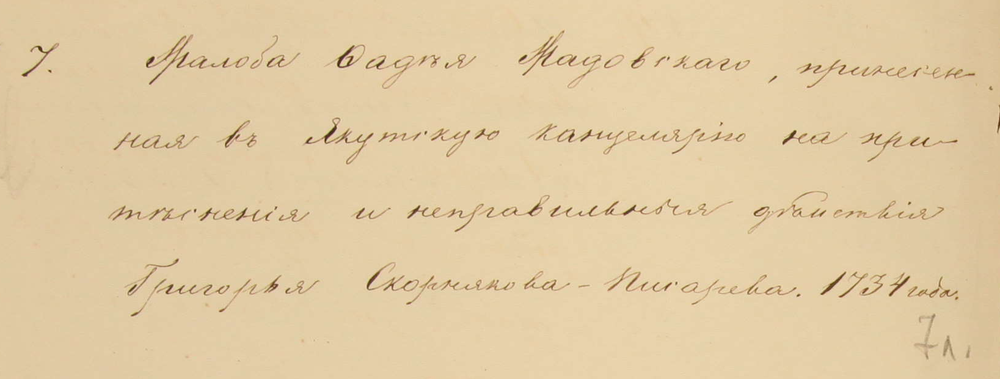
#> input picture raw_photos/image1.png, 1000 x 379 px, shrunk from 1637 x 620 before the run; its folder holds only this picture in this run
$ python image_preprocessor.py
#> lines starting #> are read from the running program, lines starting #| are printed output that depends on the picture; after the words box and inside, x2 and y2 are one past the last pixel; in counts of white or black regions, pixels touching at a corner belong together
import cv2
import numpy as np
import os
import glob

def local_deskew(line_img):
    _, line_bin = cv2.threshold(line_img, 0, 255, cv2.THRESH_BINARY_INV + cv2.THRESH_OTSU)

    coords = np.column_stack(np.where(line_bin > 0))

    if len(coords) > 50:
        rect = cv2.minAreaRect(coords)
        angle = rect[-1]

        if angle < -45:
            angle = -(90 + angle)
        else:
            angle = -angle

        if abs(angle) > 1.0:
            (lh, lw) = line_img.shape[:2]
            center_line = (lw // 2, lh // 2)
            M_line = cv2.getRotationMatrix2D(center_line, angle, 1.0)

            cos_l = np.abs(M_line[0, 0])
            sin_l = np.abs(M_line[0, 1])
            new_lw = int((lh * sin_l) + (lw * cos_l))
            new_lh = int((lh * cos_l) + (lw * sin_l))

            M_line[0, 2] += (new_lw / 2) - center_line[0]
            M_line[1, 2] += (new_lh / 2) - center_line[1]

            line_img = cv2.warpAffine(line_img, M_line, (new_lw, new_lh),
                                      borderValue=255, flags=cv2.INTER_CUBIC)
    return line_img


def preprocess_and_segment(image_path, output_dir, page_id):
#> called with image_path = 'raw_photos/image1.png', output_dir = 'processed_lines/', page_id = 'image1'
    img = cv2.imread(image_path)
#> img is the input picture: shape (379, 1000, 3); mean B, G, R 163.5, 202.7, 225.1
    if img is None:
        print(f"Не удалось загрузить: {image_path}")
        return []

    gray = cv2.cvtColor(img, cv2.COLOR_BGR2GRAY)
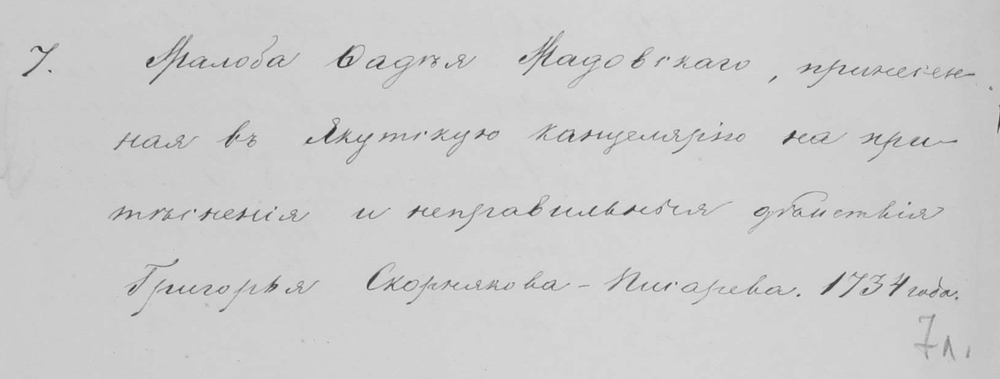
#> gray: shape (379, 1000); min 39, max 234, mean 204.9

    denoised = cv2.fastNlMeansDenoising(gray, None, h=15, templateWindowSize=7, searchWindowSize=21)

    bin_img_inv = cv2.adaptiveThreshold(denoised, 255, cv2.ADAPTIVE_THRESH_GAUSSIAN_C,
                                        cv2.THRESH_BINARY_INV, 15, 10)
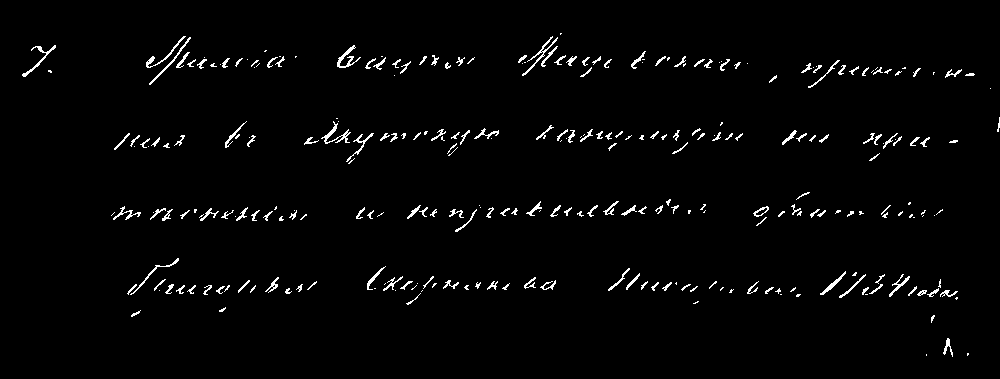
#> bin_img_inv: shape (379, 1000); 2.1% white in thin lines or dots, all inside (x1, y1, x2, y2) = (22, 33, 1000, 357)

    horizontal_kernel = cv2.getStructuringElement(cv2.MORPH_RECT, (40, 2))
    detected_lines = cv2.morphologyEx(bin_img_inv, cv2.MORPH_CLOSE, horizontal_kernel, iterations=2)
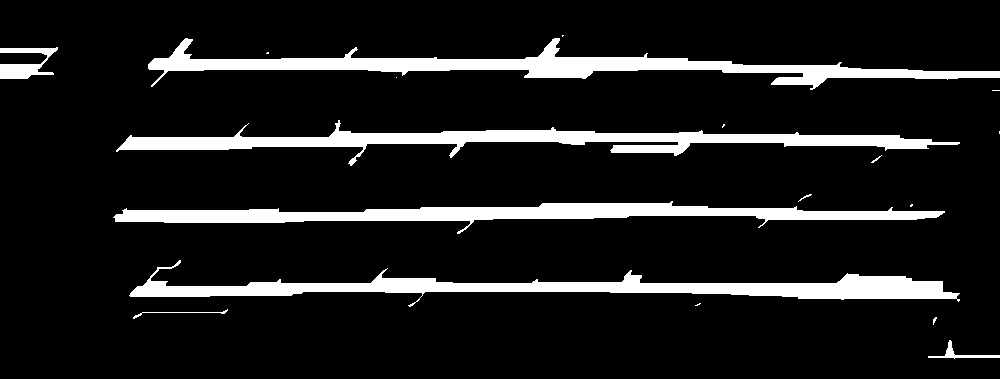
#> detected_lines: shape (379, 1000); 11.3% white; 18 white regions (9 under 20 px)

    cnts, _ = cv2.findContours(detected_lines, cv2.RETR_EXTERNAL, cv2.CHAIN_APPROX_SIMPLE)
#> cnts = 18 contours, 11 with area under 20; largest, box (x1, y1, x2, y2) and area: (148, 38, 1000, 90) 9978, (129, 260, 960, 307) 9824, (116, 120, 960, 166) 9078, (113, 201, 945, 234) 8767, (0, 47, 58, 79) 796, (928, 340, 1000, 359) 198, (133, 309, 228, 319) 22

    cnts = sorted(cnts, key=lambda c: cv2.boundingRect(c)[1])

    os.makedirs(output_dir, exist_ok=True)

    saved_lines = []

    for i, cnt in enumerate(cnts):
        x, y, w, h = cv2.boundingRect(cnt)

        if w < 50 or h < 10:
            continue

        pad = 15
        y1 = max(0, y - pad)
        y2 = min(denoised.shape[0], y + h + pad)
        x1 = max(0, x - pad)
        x2 = min(denoised.shape[1], x + w + pad)

        line_img = denoised[y1:y2, x1:x2]

        line_img = local_deskew(line_img)

        line_filename = f"{page_id}_line_{i:03d}.png"
        cv2.imwrite(os.path.join(output_dir, line_filename), line_img)
        saved_lines.append(line_filename)
#> this loop made 18 passes
#> (x, y, w, h) on passes 5, 8, 10, 11, 13, 15, 17: (396, 77, 1, 1), (722, 124, 3, 4), (871, 155, 11, 8), (798, 194, 14, 8), (910, 204, 3, 3), (695, 303, 6, 3), (933, 317, 4, 8)
#> (cnt, x, y, w, h) on passes 1, 4, 6, 9: ([[562, 35], [562, 36], [563, 35]], 562, 35, 2, 2), ([[267, 52], [266, 53], [268, 53], [268, 52]], 266, 52, 3, 2), ([[992, 90], [999, 90]], 992, 90, 8, 1), ([[999, 131], [999, 133]], 999, 131, 1, 3)
#> pass 2, in preprocess_and_segment, `line_img = denoised[y1:y2, x1:x2]`:
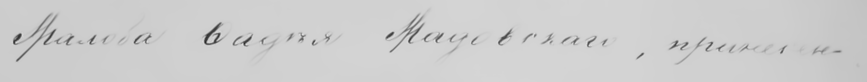
#> line_img: shape (82, 867); min 39, max 225, mean 204.9
#> pass 2, in local_deskew, `_, line_bin = cv2.threshold(line_img, 0, 255, cv2.THRESH_BINARY_INV + ..`:
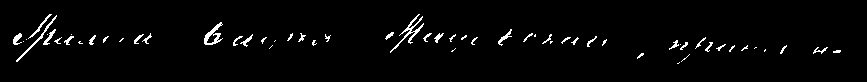
#> line_bin: shape (82, 867); 2.5% white in thin lines or dots, all inside (x1, y1, x2, y2) = (13, 14, 841, 64)
#> pass 3, in preprocess_and_segment, `line_img = denoised[y1:y2, x1:x2]`:
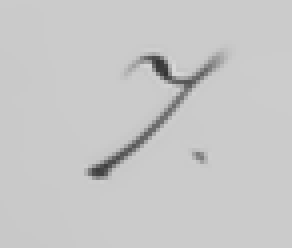
#> line_img: shape (62, 73) (shown 4 times larger); min 51, max 215, mean 199.2
#> pass 3, in local_deskew (call 2), `_, line_bin = cv2.threshold(line_img, 0, 255, cv2.THRESH_BINARY_INV + ..`:
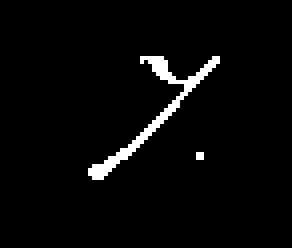
#> line_bin: shape (62, 73) (shown 4 times larger); 3.1% white in thin lines or dots, all inside (x1, y1, x2, y2) = (22, 14, 55, 45)
#> after the loop, saved_lines = ['image1_line_001.png', 'image1_line_002.png', 'image1_line_006.png', 'image1_line_011.png', 'image1_line_013.png', 'image1_line_015.png', 'image1_line_017.png']

    return saved_lines


if __name__ == "__main__":
    input_folder = "raw_photos/"
    output_folder = "processed_lines/"

    os.makedirs(input_folder, exist_ok=True)

    image_extensions = ("*.jpg", "*.jpeg", "*.png", "*.tif", "*.tiff")
    all_images = []
    for ext in image_extensions:
        all_images.extend(glob.glob(os.path.join(input_folder, ext)))

    if not all_images:
        print(f"В папке {input_folder} не найдено изображений. Положите туда фото рукописей.")
    else:
        for img_path in all_images:
            page_id = os.path.splitext(os.path.basename(img_path))[0]
            print(f"Обрабатываю страницу: {page_id}...")
            lines = preprocess_and_segment(img_path, output_folder, page_id)
#> lines has the same summary as saved_lines in preprocess_and_segment
            print(f"  -> Успешно нарезано и выровнено {len(lines)} строк.")
#|   -> Успешно нарезано и выровнено 7 строк.

        print("\nГотово! Проверьте папку:", output_folder)
